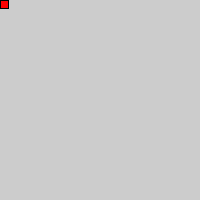
Frame 1 (no input)
Frame 60 (the mouse pressed at the canvas centre just before this capture): identical to frame 1, image omitted
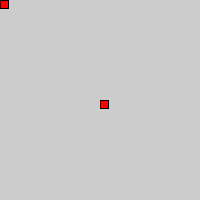
Frame 120 (the mouse held since frame 60 and released just before this capture)

The Processing sketch that drew these frames (run headless with seeded random() and noise(); from frame 60 on, the mouse is pressed at the canvas centre):

// Processing sketch: NoBackground
// ── NoBackground.pde
// Regression: when background() is never called, no background is drawn and
// prior frames persist (accumulating trails instead of a fresh clear).
void setup() {
  size(200, 200);
}

void draw() {
  fill(255, 0, 0);
  rect(mouseX, mouseY, 8, 8);
}
